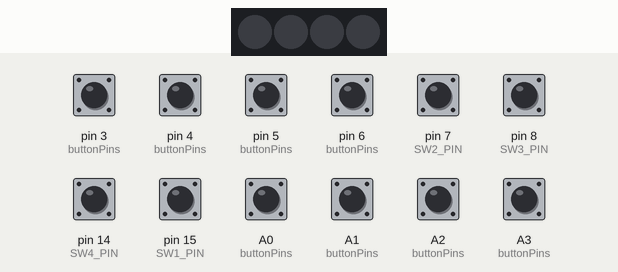
Simulated run of this sketch. Board: Arduino Leonardo, built with avr-gcc and run on an emulated ATmega32U4. Shown: 4 RGB LEDs in strip order, left to right. The test bench sets the inputs (shaded band); at power-on: A0 (buttonPins), A1 (buttonPins), A2 (buttonPins), A3 (buttonPins), pin 3 (buttonPins), pin 4 (buttonPins), pin 5 (buttonPins), pin 6 (buttonPins), pin 7 (SW2_PIN), pin 8 (SW3_PIN), pin 14 (SW4_PIN), pin 15 (SW1_PIN) HIGH. USB keyboard and mouse output is not drawn.

Above: at 1.2 s.
1.3 s: pin 7 (SW2_PIN) pulled LOW for 0.15 s
At 2.4 s:
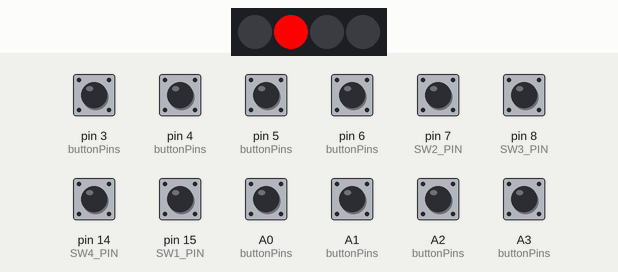
3.0 s: pin 8 (SW3_PIN) pulled LOW for 0.15 s
At 3.12 s:
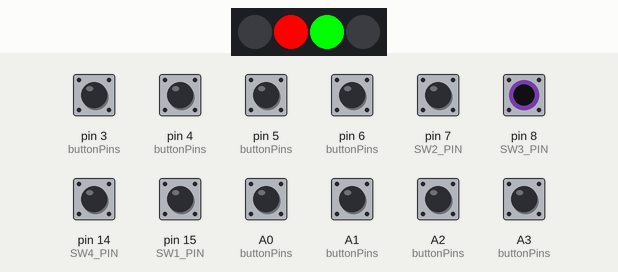
4.7 s: pin 14 (SW4_PIN) pulled LOW for 0.15 s
At 6.1 s:
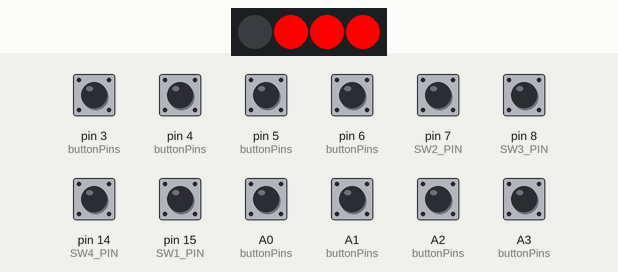
6.4 s: pin 15 (SW1_PIN) pulled LOW for 0.15 s
At 7.5 s:
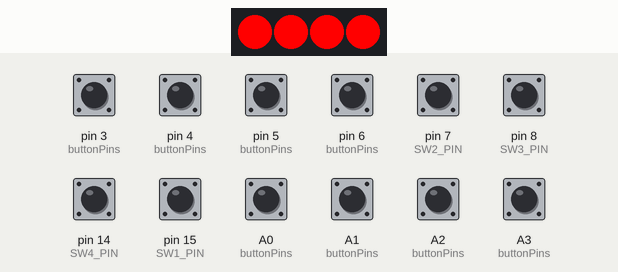
8.1 s: pin 7 (SW2_PIN) pulled LOW for 1 s
At 8.9 s:
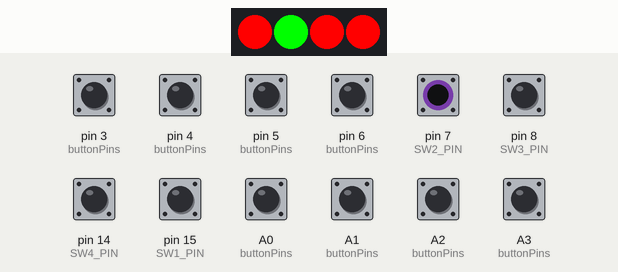
10.6 s: pin 8 (SW3_PIN) pulled LOW for 1 s
At 11.2 s:
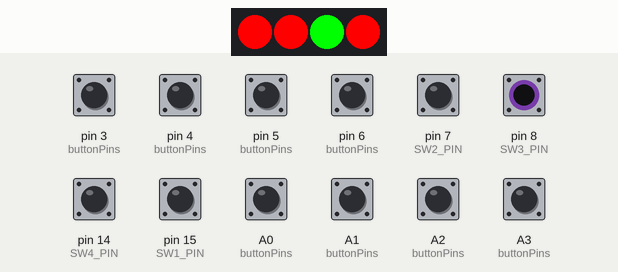
Timing chart, 0 to 13.6 s (numbered marks = the images above; inputs shaded):
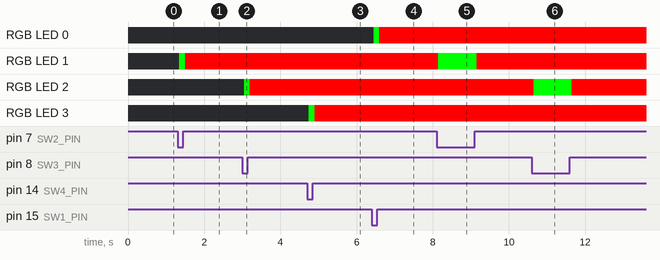

Measured:
- after the input at 1.3 s, RGB LED 1: off → RGB(0, 255, 0) after 0.05 s, → RGB(255, 0, 0) 0.15 s later
- after the input at 3.0 s, RGB LED 2: off → RGB(0, 255, 0) after 0.05 s, → RGB(255, 0, 0) 0.15 s later
- after the input at 4.7 s, RGB LED 3: off → RGB(0, 255, 0) after 0.05 s, → RGB(255, 0, 0) 0.15 s later
- after the input at 6.4 s, RGB LED 0: off → RGB(0, 255, 0) after 0.05 s, → RGB(255, 0, 0) 0.15 s later
- after the input at 8.1 s, RGB LED 1: RGB(255, 0, 0) → RGB(0, 255, 0) after 0.05 s, → RGB(255, 0, 0) 1.0 s later
- after the input at 10.6 s, RGB LED 2: RGB(255, 0, 0) → RGB(0, 255, 0) after 0.05 s, → RGB(255, 0, 0) 1.0 s later

The sketch:

Cayman_GT4-v2.1_BB_Bottom.ino
```cpp
#include <Joystick.h>
#include <Adafruit_NeoPixel.h>

#define NUM_LEDS 4
#define LED_PIN 2

#define SW1_PIN 15
#define SW2_PIN 7
#define SW3_PIN 8
#define SW4_PIN 14

#define BUTTON_PINS {3, 4, 5, 6, A3, A2, A1, A0}

Adafruit_NeoPixel strip = Adafruit_NeoPixel(NUM_LEDS, LED_PIN, NEO_GRB + NEO_KHZ800);
Joystick_ Joystick(JOYSTICK_DEFAULT_REPORT_ID, JOYSTICK_TYPE_JOYSTICK, 12, 0, false, false, false, false, false, false, false, false, false, false, false);

bool switchStates[4] = {false, false, false, false};
bool previousSwitchStates[4] = {false, false, false, false}; // Track the previous states
int buttonDelay = 50;

void setup() {

  strip.begin();
  strip.show(); // Initialize all pixels to 'off'

  pinMode(SW1_PIN, INPUT_PULLUP);
  pinMode(SW2_PIN, INPUT_PULLUP);
  pinMode(SW3_PIN, INPUT_PULLUP);
  pinMode(SW4_PIN, INPUT_PULLUP);

  int buttonPins[] = BUTTON_PINS;

  for (int i = 0; i < 8; i++) {
    pinMode(buttonPins[i], INPUT_PULLUP);
  }

  Joystick.begin();
}


void loop() {
  updateSwitches();
  updateButtons();
  //updateLEDs(1, LOW);
}


void updateSwitches() {
  bool currentStates[4] = {
    digitalRead(SW1_PIN) == LOW,
    digitalRead(SW2_PIN) == LOW,
    digitalRead(SW3_PIN) == LOW,
    digitalRead(SW4_PIN) == LOW
  };

  // for (int i = 0; i < 4; i++) {
  //   if (currentStates[i] != switchStates[i]) {
  //     switchStates[i] = currentStates[i];
  //     Joystick.setButton(i, switchStates[i]);
  //     updateLEDs(i, switchStates[i]);
  //   }
  // }
  for (int i = 0; i < 4; i++) {
    if (currentStates[i] != previousSwitchStates[i]) {
      // Switch state changed (press or release)
      if (currentStates[i] == LOW) {
        Joystick.setButton(i, true);  // Simulate button press (short signal)
        delay(buttonDelay);
        Joystick.setButton(i, false);
      } else {
        Joystick.setButton(i, true); // Simulate button release (short signal)
        delay(buttonDelay);
        Joystick.setButton(i, false);
      }

      previousSwitchStates[i] = currentStates[i]; // Update previous state
      updateLEDs(i, currentStates[i]);
    }
  }
}


void updateLEDs(int index, bool state) {
  if (state) {
    strip.setPixelColor(index, strip.Color(0, 255, 0)); // Green
  } else {
    strip.setPixelColor(index, strip.Color(255, 0, 0)); // Red
  }
  strip.show();
}


void updateButtons() {
  int buttonPins[] = BUTTON_PINS;
  for (int i = 0; i < 8; i++) {
    Joystick.setButton(i + 4, digitalRead(buttonPins[i]) == LOW);
  }
}
```
